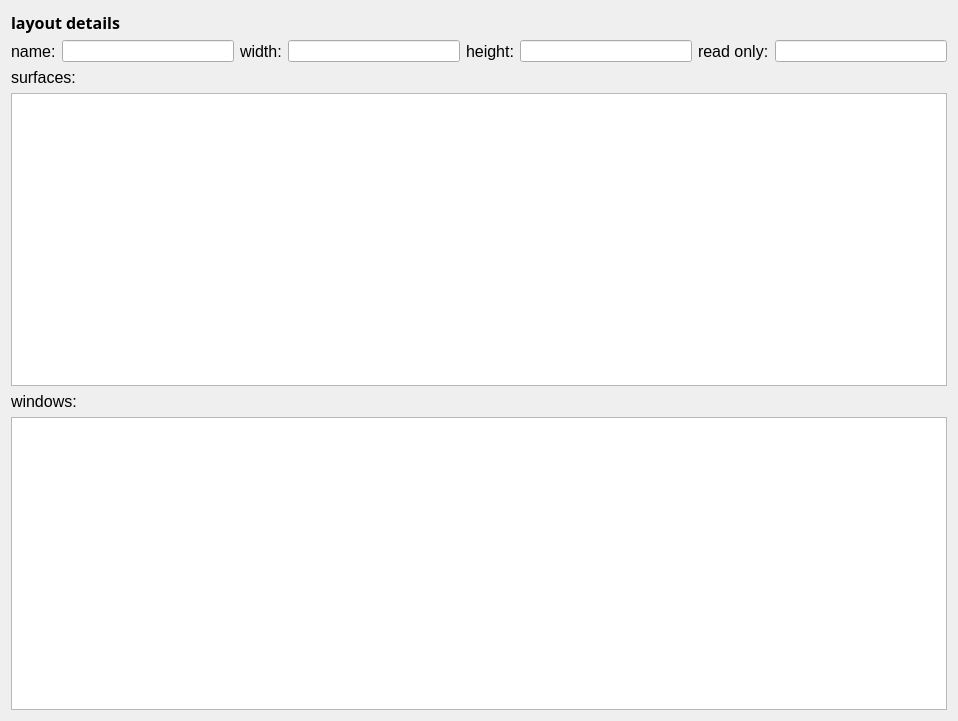
<?xml version="1.0" encoding="UTF-8"?>
<ui version="4.0">
 <class>LayoutInf</class>
 <widget class="QWidget" name="LayoutInf">
  <property name="geometry">
   <rect>
    <x>0</x>
    <y>0</y>
    <width>958</width>
    <height>721</height>
   </rect>
  </property>
  <property name="maximumSize">
   <size>
    <width>16777215</width>
    <height>16777215</height>
   </size>
  </property>
  <property name="windowTitle">
   <string>Form</string>
  </property>
  <layout class="QVBoxLayout" name="verticalLayout">
   <item>
    <widget class="QLabel" name="label">
     <property name="font">
      <font>
       <family>Sitka Text</family>
       <pointsize>12</pointsize>
       <weight>75</weight>
       <bold>true</bold>
       <kerning>true</kerning>
      </font>
     </property>
     <property name="text">
      <string>layout details</string>
     </property>
    </widget>
   </item>
   <item>
    <layout class="QHBoxLayout" name="horizontalLayout">
     <item>
      <widget class="QLabel" name="label_7">
       <property name="font">
        <font>
         <pointsize>12</pointsize>
        </font>
       </property>
       <property name="text">
        <string>name:</string>
       </property>
      </widget>
     </item>
     <item>
      <widget class="QLineEdit" name="nameEdit"/>
     </item>
     <item>
      <widget class="QLabel" name="label_2">
       <property name="font">
        <font>
         <pointsize>12</pointsize>
         <weight>50</weight>
         <bold>false</bold>
        </font>
       </property>
       <property name="text">
        <string>width:</string>
       </property>
      </widget>
     </item>
     <item>
      <widget class="QLineEdit" name="wEdit"/>
     </item>
     <item>
      <widget class="QLabel" name="label_3">
       <property name="font">
        <font>
         <pointsize>12</pointsize>
         <weight>50</weight>
         <bold>false</bold>
        </font>
       </property>
       <property name="text">
        <string>height:</string>
       </property>
      </widget>
     </item>
     <item>
      <widget class="QLineEdit" name="hEdit"/>
     </item>
     <item>
      <widget class="QLabel" name="label_4">
       <property name="font">
        <font>
         <pointsize>12</pointsize>
        </font>
       </property>
       <property name="text">
        <string>read only:</string>
       </property>
      </widget>
     </item>
     <item>
      <widget class="QLineEdit" name="readEdit"/>
     </item>
    </layout>
   </item>
   <item>
    <widget class="QLabel" name="label_5">
     <property name="font">
      <font>
       <pointsize>12</pointsize>
       <weight>50</weight>
       <bold>false</bold>
      </font>
     </property>
     <property name="text">
      <string>surfaces:</string>
     </property>
    </widget>
   </item>
   <item>
    <widget class="QTextEdit" name="surfaceEdit"/>
   </item>
   <item>
    <widget class="QLabel" name="label_6">
     <property name="font">
      <font>
       <pointsize>12</pointsize>
       <weight>50</weight>
       <bold>false</bold>
      </font>
     </property>
     <property name="text">
      <string>windows:</string>
     </property>
    </widget>
   </item>
   <item>
    <widget class="QTextEdit" name="windowEdit"/>
   </item>
  </layout>
 </widget>
 <resources/>
 <connections/>
</ui>
